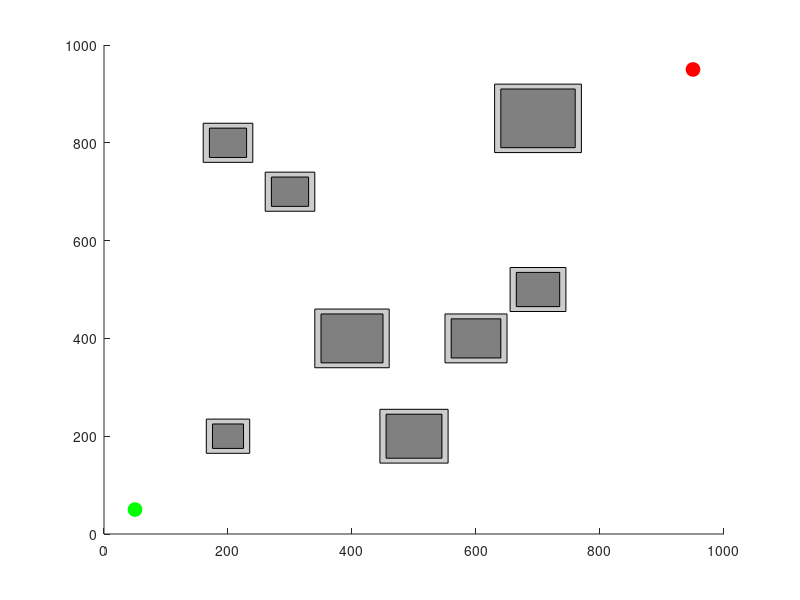

The MATLAB script that drew this image: (Note: this script raises an error after producing the figure.)
% This program implements the Rapidly-exploring Random Tree (RRT) algorithm with obstacle and no-go zone avoidance
    clc;          
    clear all;    
    close all;   
    
    % Define the size of the grid
    grid_size = 1000;
    
    % Define obstacles as an array where each row is [x_center, y_center, width, height]
    obstacles = [
        200, 200, 50, 50;
        400, 400, 100, 100;
        600, 400, 80, 80;
        300, 700, 60, 60;
        700, 850, 120, 120;
        500, 200, 90, 90;
        700, 500, 70, 70;
        200, 800, 60, 60;
    ];
    
    % Define the radius for no-go zones around each obstacle
    no_go_zone_radius = 10;

    % Define the start and goal positions on the grid
    start = [50, 50];
    goal = [950, 950];
    
    % Define the maximum number of iterations for the RRT algorithm
    max_iter = 10000;
    
    % RRT parameters
    delta_q = 10;     % Step size for each move in the RRT
    max_dist = 20;    % Maximum allowable distance between nodes in the tree
    
    % Plot the grid and obstacles
    figure;
    hold on;
    axis([0 grid_size 0 grid_size]);  % Set the axis limits
    
    % Draw obstacles and no-go zones
    for i = 1:size(obstacles, 1)
        % Calculate and draw the no-go zone (light gray)
        x_no_go = obstacles(i, 1) - obstacles(i, 3) / 2 - no_go_zone_radius;
        y_no_go = obstacles(i, 2) - obstacles(i, 4) / 2 - no_go_zone_radius;
        w_no_go = obstacles(i, 3) + 2 * no_go_zone_radius;
        h_no_go = obstacles(i, 4) + 2 * no_go_zone_radius;
        rectangle('Position', [x_no_go, y_no_go, w_no_go, h_no_go], 'FaceColor', [0.8 0.8 0.8], 'EdgeColor', 'k'); 
        
        % Calculate and draw the obstacle (gray)
        x_obs = obstacles(i, 1) - obstacles(i, 3) / 2;
        y_obs = obstacles(i, 2) - obstacles(i, 4) / 2;
        rectangle('Position', [x_obs, y_obs, obstacles(i, 3), obstacles(i, 4)], 'FaceColor', [0.5 0.5 0.5], 'EdgeColor', 'k'); 
    end
    
    % Highlight the start and goal positions
    plot(start(1), start(2), 'go', 'MarkerSize', 10, 'MarkerFaceColor', 'g');  % Start point in green
    plot(goal(1), goal(2), 'ro', 'MarkerSize', 10, 'MarkerFaceColor', 'r');    % Goal point in red
    
    % Initialize the RRT algorithm by starting with the root node at the start position
    tree.vertices = start;
    tree.edges = [];
    start_time = cputime;  % Record the start time for performance measurement
    
    for iter = 1:max_iter
        % Randomly sample a point within the grid
        q_rand = [randi(grid_size), randi(grid_size)];
        
        % Find the nearest vertex in the current tree to the sampled point
        [q_near, idx_near] = findNearest(tree.vertices, q_rand);
        
        % Steer towards the random point from the nearest vertex by a defined step size
        q_new = steer(q_near, q_rand, delta_q);
        
        % Check if the new point is in collision with any obstacle or no-go zone
        if ~inCollision(q_new, obstacles, no_go_zone_radius)
            % If no collision, add the new point to the tree
            tree.vertices = [tree.vertices; q_new];
            tree.edges = [tree.edges; idx_near, size(tree.vertices, 1)];
            
            % Plot the new edge in the tree
            plot([q_near(1), q_new(1)], [q_near(2), q_new(2)], 'b');
            drawnow;
            
            % Check if the goal is reached
            if calculateDistance(q_new, goal) < max_dist
                disp('Goal reached!');
                break;
            end
        end
    end
    end_time = cputime;  % Record the end time for performance measurement
    
    % Plot the final path from the start to the goal
    path = [goal];
    idx = size(tree.vertices, 1);
    while idx > 1
        path = [tree.vertices(idx, :); path];
        idx = tree.edges(tree.edges(:, 2) == idx, 1);
    end
    path = [start; path];
    plot(path(:, 1), path(:, 2), 'm', 'LineWidth', 2);  % Final path in magenta
    
    % Calculate the total length of the path
    path_length = 0;
    for i = 1:size(path, 1) - 1
        path_length = path_length + calculateDistance(path(i, :), path(i + 1, :));
    end
    
    % Calculate the total time taken by the algorithm
    time_taken = end_time - start_time;
    
    % Display the results
    fprintf('Time taken: %.2f seconds\n', time_taken);
    fprintf('Number of nodes: %d\n', size(tree.vertices, 1));
    fprintf('Length of the path: %.2f units\n', path_length);
    
    hold off;
%end

% Helper function to find the nearest vertex to a random point
function [nearest, idx_near] = findNearest(vertices, q_rand)
    min_dist = inf;
    idx_near = 0;
    for i = 1:size(vertices, 1)
        dist = calculateDistance(vertices(i, :), q_rand);
        if dist < min_dist
            min_dist = dist;
            idx_near = i;
        end
    end
    nearest = vertices(idx_near, :);
end

% Helper function to steer from one point towards another by a fixed step size
function q_new = steer(q_near, q_rand, delta_q)
    direction = (q_rand - q_near) / calculateDistance(q_near, q_rand);
    q_new = q_near + delta_q * direction;
end

% Helper function to check if a point is in collision with any obstacle or no-go zone
function collision = inCollision(point, obstacles, radius)
    collision = false;
    for i = 1:size(obstacles, 1)
        x = obstacles(i, 1);
        y = obstacles(i, 2);
        w = obstacles(i, 3) / 2 + radius;
        h = obstacles(i, 4) / 2 + radius;
        if point(1) >= x - w && point(1) <= x + w && point(2) >= y - h && point(2) <= y + h
            collision = true;
            return;
        end
    end
end

% Helper function to calculate the Euclidean distance between two points
function dist = calculateDistance(point1, point2)
    dist = sqrt((point1(1) - point2(1))^2 + (point1(2) - point2(2))^2);
end
